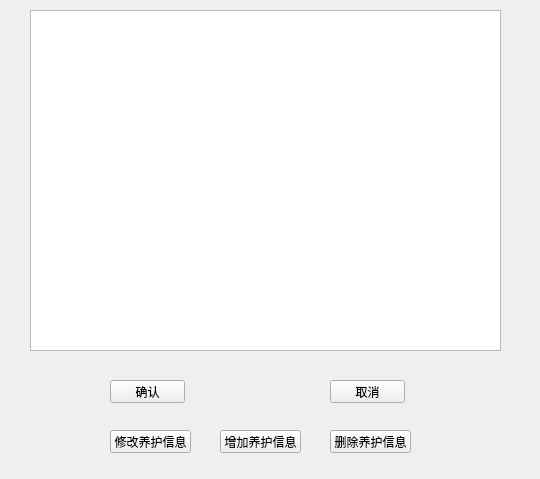
<?xml version="1.0" encoding="UTF-8"?>
<ui version="4.0">
 <class>MaintainEditDialog</class>
 <widget class="QWidget" name="MaintainEditDialog">
  <property name="geometry">
   <rect>
    <x>0</x>
    <y>0</y>
    <width>540</width>
    <height>479</height>
   </rect>
  </property>
  <property name="windowTitle">
   <string>Form</string>
  </property>
  <widget class="QTableWidget" name="tableWidget">
   <property name="geometry">
    <rect>
     <x>30</x>
     <y>10</y>
     <width>471</width>
     <height>341</height>
    </rect>
   </property>
  </widget>
  <widget class="QPushButton" name="modifyButton">
   <property name="geometry">
    <rect>
     <x>110</x>
     <y>430</y>
     <width>81</width>
     <height>23</height>
    </rect>
   </property>
   <property name="text">
    <string>修改养护信息</string>
   </property>
  </widget>
  <widget class="QPushButton" name="removeButton">
   <property name="geometry">
    <rect>
     <x>330</x>
     <y>430</y>
     <width>81</width>
     <height>23</height>
    </rect>
   </property>
   <property name="text">
    <string>删除养护信息</string>
   </property>
  </widget>
  <widget class="QPushButton" name="cancelButton">
   <property name="geometry">
    <rect>
     <x>330</x>
     <y>380</y>
     <width>75</width>
     <height>23</height>
    </rect>
   </property>
   <property name="text">
    <string>取消</string>
   </property>
  </widget>
  <widget class="QPushButton" name="addButton">
   <property name="geometry">
    <rect>
     <x>220</x>
     <y>430</y>
     <width>81</width>
     <height>23</height>
    </rect>
   </property>
   <property name="text">
    <string>增加养护信息</string>
   </property>
  </widget>
  <widget class="QPushButton" name="confirmButton">
   <property name="geometry">
    <rect>
     <x>110</x>
     <y>380</y>
     <width>75</width>
     <height>23</height>
    </rect>
   </property>
   <property name="text">
    <string>确认</string>
   </property>
  </widget>
 </widget>
 <resources/>
 <connections/>
</ui>
